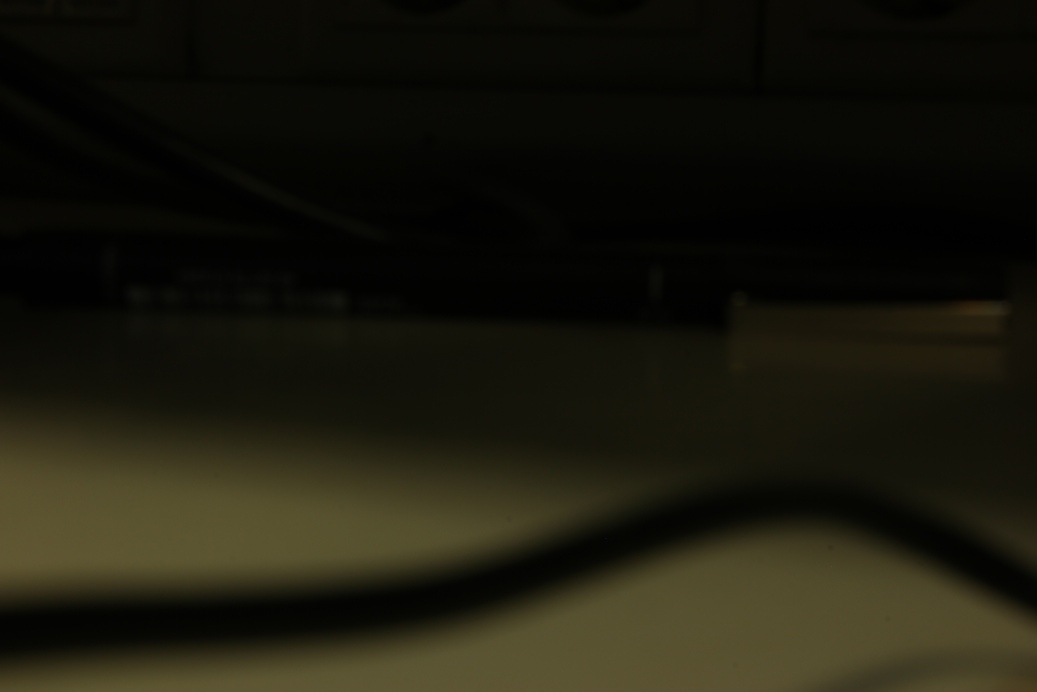
#> input picture 1.jpg, 5184 x 3456 px (shown at 1/5 size); its folder holds only this picture in this run
$ python -i image_utils.py   (imports and definitions only)
#> lines starting #> are read from the running program, lines starting #| are printed output that depends on the picture; after the words box and inside, x2 and y2 are one past the last pixel; in counts of white or black regions, pixels touching at a corner belong together
import cv2
import numpy as np

from skimage.filters import gaussian

from utils.plotting_utils import visualize


# [60 lines left out: functions debayer, process_image, adjust_gamma, find_edges, not called in this run]


def cv2_contours(image,
                 lower: np.ndarray = np.array([10, 0, 0]),
                 upper: np.ndarray = np.array([10, 255, 255]),
                 method=1, invert=False, use_conv=False, use_grad=True):
    """
    Finds the contours in the given image using luminance threshold using cv2 library and returns the contour mask.
    The default behaviour fills the contours as (255,255,255) values in the returned mask.

    :param image: The input image
    :param lower: The lower threshold value
    :param upper: The upper threshold value
    :param method: Thresholding method used: 1 - Random average threshold, 2 - Static threshold using `lower` and `upper` values, -1 - Uses the input image as the input for the contour algorithm (Input image must be grayscale).
    :param invert: Boolean indicating whether to invert the mask.
    :param use_conv: Boolean indicating whether to fit a convex hull around contours.
    :param use_grad: Boolean indicating whether to use gradient fill for contours. (When gradient is used the contours are filled into a convex polygon).
    :return: (mask, noisy_mask, indetention_index) - Contour mask, contour mask with added noise, indentation index of the produced mask
    """
#> called with lower = array of shape (3,), upper = array of shape (3,), method = 1, invert = False, use_conv = False, use_grad = True
    image = image.astype(np.uint8)
    blank_mask = np.zeros(image.shape, dtype=np.uint8)
    original = image.copy()

    if method == -1:
        mask = image
    elif method == 1:
        im_bw = cv2.cvtColor(image, cv2.COLOR_RGB2GRAY)
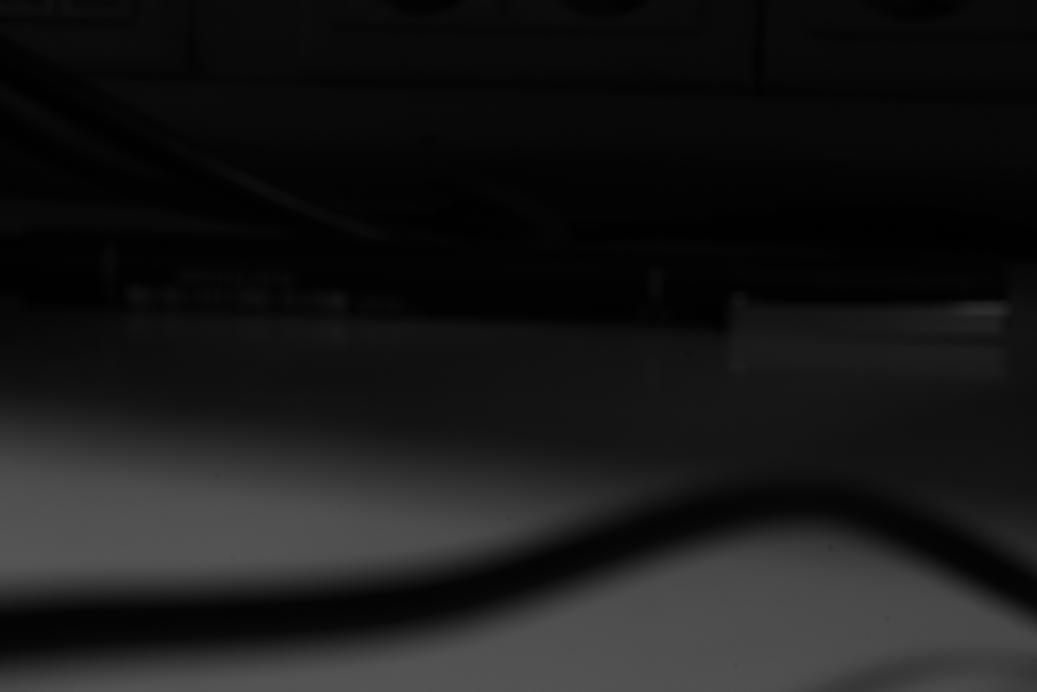
#> im_bw: shape (3456, 5184) (shown at 1/5 size); min 0, max 108, mean 24.2
        avg = im_bw.mean()
#> avg = 24.2
        if not invert:
            avg = 255 - avg
#> avg = 230.8
        p = np.random.random(1)
        if p > 0.5:
            avg = int(avg - lower[0] * np.random.normal(1, 0.2, 1))
#> avg = 219
        else:
            avg = int(avg - upper[0] * np.random.normal(1, 0.2, 1))
        (thresh, mask) = cv2.threshold(im_bw, avg, 255, 0)
#> mask: shape (3456, 5184); every value is 0
#> thresh = 219
    else:
        hsv = cv2.cvtColor(image, cv2.COLOR_RGB2LUV)
        mask = cv2.inRange(hsv, lower, upper)
    mask = cv2.blur(mask, (5, 5))  # blur the image

    if method == -1:
        erosion = mask
    else:
        kernel = np.ones((1, 2), np.uint8)
        erosion = cv2.erode(mask, kernel, iterations=10)
        eroison = 255 - erosion
#> eroison: shape (3456, 5184); every value is 255
        kernel = np.ones((2, 1), np.uint8)
        erosion = cv2.erode(eroison, kernel, iterations=5)
    if invert:
        erosion = 255 - erosion

    cnts = cv2.findContours(erosion, cv2.RETR_EXTERNAL, cv2.CHAIN_APPROX_SIMPLE)
#> cnts = 1 contour; box (x1, y1, x2, y2) and area: (0, 0, 5184, 3456) 17907265
    cnts = cnts[0] if len(cnts) == 2 else cnts[1]
#> cnts = [[[0, 0], [0, 3455], [5183, 3455], [5183, 0]]]
    cnts = sorted(cnts, key=cv2.contourArea, reverse=True)
    indetention_index = cv2.contourArea(cnts[0]) / cv2.arcLength(cnts[0], closed=False)
#> indetention_index = 1480.8

    for c in cnts:
        if use_conv:
            c = (cv2.convexHull(c, False))
        if use_grad:
            blank_mask = gradient_fill(c, blank_mask)
        else:
            cv2.drawContours(blank_mask, [c], -1, (255, 255, 255), thickness=-1)
        break
#> this loop made 1 pass
#> (c, colors in gradient_fill) on pass 1: ([[0, 0], [0, 3455], [5183, 3455], [5183, 0]], [255, 207, 159, 110])
#> pass 1, in cv2_contours, `blank_mask = gradient_fill(c, blank_mask)`:
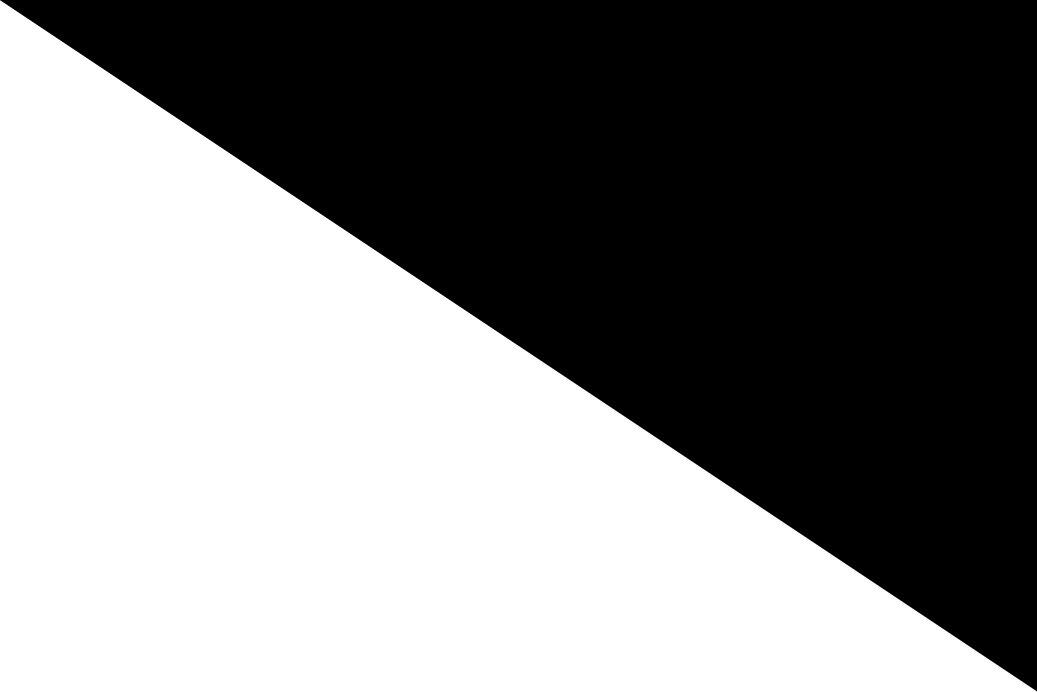
#> blank_mask: shape (3456, 5184, 3) (shown at 1/5 size); values 207 (black) and 255 (white), 50% white; 1 white region, box (x1, y1, x2, y2) and area: (0, 1, 5183, 3456) 8955360

    result = cv2.bitwise_and(original, blank_mask)
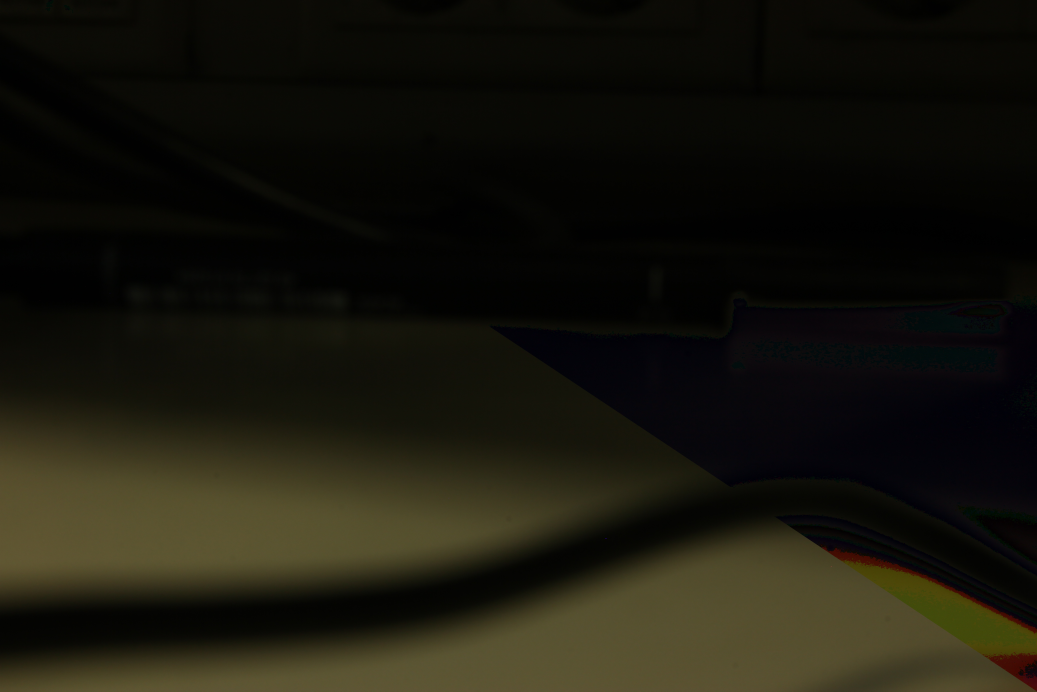
#> result: shape (3456, 5184, 3) (shown at 1/5 size); mean R, G, B 24.3, 22.7, 13.2
    return result, gaussian(blank_mask, 9), indetention_index


# [212 lines left out: functions color_correct, color_correct_with_colored_mask, color_correct_single_16, color_correct_single_f32, color_correct_single, mask_image and 3 more, not called in this run]


def gradient_fill(contour, blank):
    """
    Fills the convex hull of the given contour with a gradient fill on the given image.

    :param contour: Points corresponding to the contour that needs to be filled.
    :param blank: Image on which the contour fill be drawn and filled.
    :return: Image with the contour draw onto it.
    """
    p0 = contour[0]
    colors = np.ceil(np.linspace(255, 110, len(contour))).astype(np.uint8)
    for i in range(len(contour) - 2):
        p1, p2 = contour[i + 1], contour[i + 2]
        cnt = np.array([p0, p1, p2])
        c = int(colors[i])
        cv2.fillConvexPoly(blank, cnt, (c, c, c))
    return blank


# [12 lines left out: function blackout, not called in this run]

>>> import cv2
>>> picture = cv2.cvtColor(cv2.imread('../1.jpg'), cv2.COLOR_BGR2RGB)
>>> result = cv2_contours(picture)
